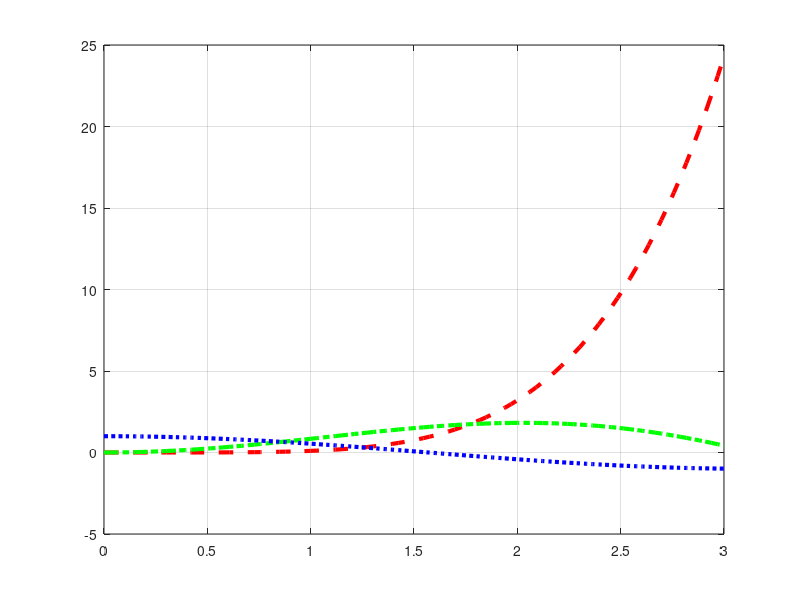

Write MATLAB code to recreate this figure.
x=linspace(0,3);
f1=(x.^5)/10;
f2=x.*sin(x);
f3=cos(x);

plot(x, f1, '--r','LineWidth', 3)
hold on
plot(x, f2, '-.g','LineWidth', 3)
plot(x, f3, ':b','LineWidth', 3)
hold off
grid